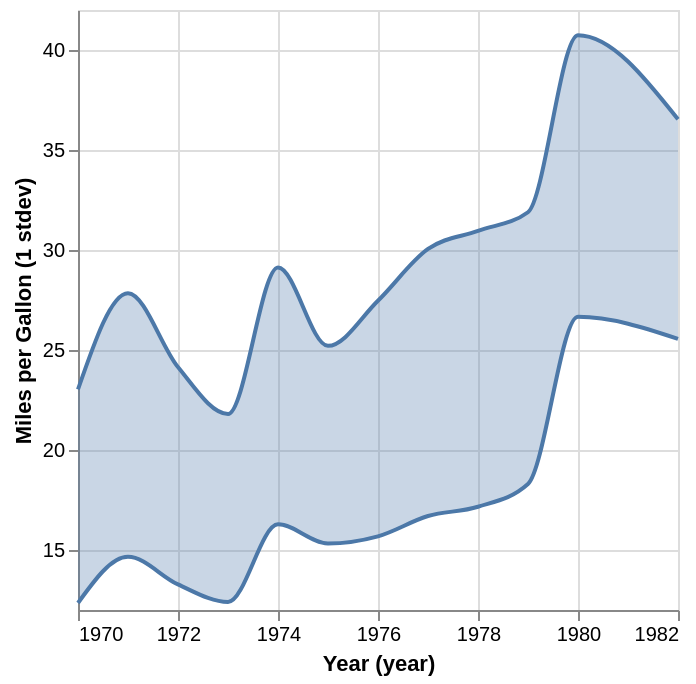

This figure's Vega-Lite source:
### Vega-Lite specification from a JSON file in a GitHub repository (floating-point values rounded to 4 significant figures; data arrays with more than 128 entries replaced by an {"elided": "..."} marker saying what was removed)
{"$schema": "https://vega.github.io/schema/vega-lite/v5.json", "data": {"values": {"elided": "406 records"}, "format": {"parse": {"Year": "date"}}}, "encoding": {"x": {"field": "Year", "timeUnit": "year", "type": "temporal"}, "y": {"field": "Miles_per_Gallon", "scale": {"zero": false}, "title": "Miles per Gallon (1 stdev)", "type": "quantitative"}}, "mark": {"borders": true, "extent": "stdev", "interpolate": "monotone", "type": "errorband"}}
